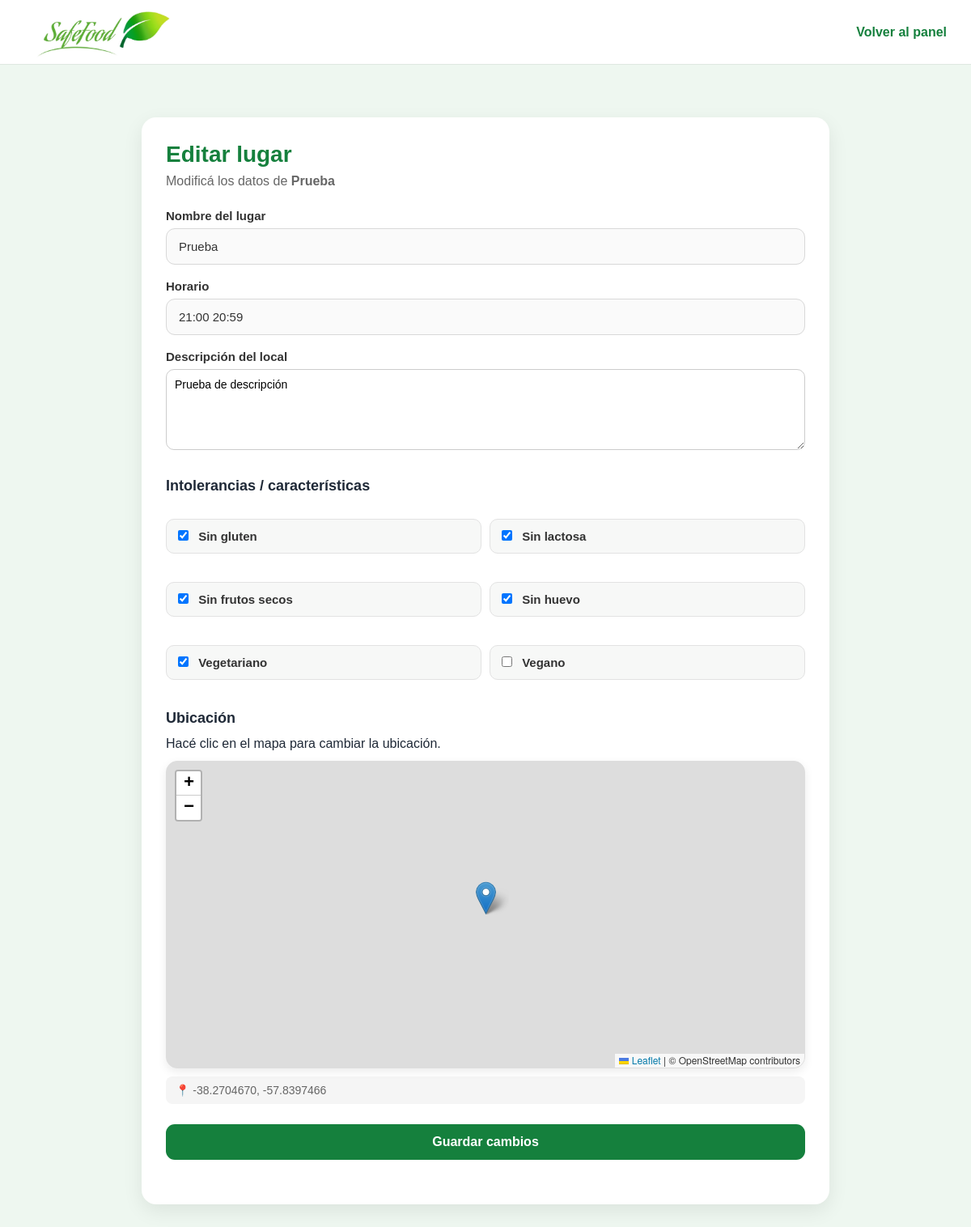
The app's page /admin/editar-lugar.php?id=1 (signed in) with its own data.
### tables this page shows
CREATE TABLE `lugares` (
  `id` int(11) NOT NULL,
  `id_empresa` int(11) DEFAULT NULL,
  `nombre` varchar(100) NOT NULL,
  `latitud` decimal(10,7) NOT NULL,
  `longitud` decimal(10,7) NOT NULL,
  `horario` varchar(100) NOT NULL,
  `descripcion` text DEFAULT NULL
);

CREATE TABLE `intolerancias` (
  `id` int(11) NOT NULL,
  `nombre` varchar(50) NOT NULL
);

### admin/editar-lugar.php (the view, shortened to what this page needs)
<?php
$conexion = new mysqli("localhost", "root", "", "safefood");
$conexion->set_charset("utf8mb4");
$id = intval($_GET["id"] ?? 0);
$stmt = $conexion->prepare(
    "SELECT id, nombre, latitud, longitud, horario, descripcion
     FROM lugares
     WHERE id = ?"
);
$stmt->bind_param("i", $id);
$stmt->execute();
$resultado = $stmt->get_result();
$lugar = $resultado->fetch_assoc();
$intoleranciasSeleccionadas = [];
$stmtInt = $conexion->prepare(
    "SELECT id_intolerancia
     FROM lugar_intolerancia
     WHERE id_lugar = ?"
);
$stmtInt->bind_param("i", $id);
$stmtInt->execute();
$resultadoInt = $stmtInt->get_result();
while ($fila = $resultadoInt->fetch_assoc()) {
    $intoleranciasSeleccionadas[] = $fila["id_intolerancia"];
}
$resultadoTodas = $conexion->query(
    "SELECT id, nombre
     FROM intolerancias
     ORDER BY id ASC"
);
?>
<!DOCTYPE html>
<html lang="es">
<head>
    <link rel="stylesheet" href="../style.css">
    <link
        rel="stylesheet"
        href="https://unpkg.com/leaflet@1.9.4/dist/leaflet.css"
    >
</head>
<body>
<header class="barra">
    <div class="logo">
        <img src="../img/logo.jpeg" alt="SafeFood">
    </div>
    <a href="panel.php" class="volver">
         Volver al panel
    </a>
</header>
<main class="pagina-agregar">
    <section class="formulario-lugar">
        <h1> Editar lugar</h1>
        <p>
            Modificá los datos de
            <strong><?= htmlspecialchars($lugar["nombre"]) ?></strong>
        </p>
        <form id="formularioEditar">
            <label for="nombre">
                 Nombre del lugar
            </label>
            <input
                type="text"
                id="nombre"
                value="<?= htmlspecialchars($lugar["nombre"]) ?>"
                required
            >
            <label for="horario">
                 Horario
            </label>
            <input
                type="text"
                id="horario"
                value="<?= htmlspecialchars($lugar["horario"]) ?>"
                required
            >
            <label for="descripcion">
                 Descripción del local
            </label>
            <textarea
                id="descripcion"
                maxlength="1000"
                placeholder="Describí brevemente el local para ayudar a reconocerlo..."
            ><?= htmlspecialchars($lugar["descripcion"] ?? "") ?></textarea>
            <h3> Intolerancias / características</h3>
            <div class="intolerancias-form">
                <?php while ($intolerancia = $resultadoTodas->fetch_assoc()): ?>
                    <label>
                        <input
                            type="checkbox"
                            name="intolerancias"
                            value="<?= $intolerancia["id"] ?>"
                            <?= in_array(
                                $intolerancia["id"],
                                $intoleranciasSeleccionadas
                            ) ? "checked" : "" ?>
                        >
                        <?= htmlspecialchars($intolerancia["nombre"]) ?>
                    </label>
                <?php endwhile; ?>
            </div>
            <h3> Ubicación</h3>
            <p>
                Hacé clic en el mapa para cambiar la ubicación.
            </p>
            <div id="mapaEditar"></div>
            <p id="coordenadasEditar"></p>
            <button
                type="submit"
                class="boton-guardar"
            >
                 Guardar cambios
            </button>
        </form>
    </section>
</main>
</body>
</html>

### style.css (style rules this page uses)
html, body { margin: 0; min-height: 100%; overflow-x: hidden; }
* { box-sizing: border-box; margin: 0; padding: 0; }
body { font-family: Arial, sans-serif; background-color: #eef7f0; color: #1f2937; height: 100vh; }
.barra { height: 80px; background-color: white; display: flex; align-items: center; justify-content: space-between; padding: 0 30px; border-bottom: 1px solid #dfe7e1; position: relative; z-index: 1000; }
.logo { font-size: 25px; font-weight: bold; color: #15803d; white-space: nowrap; }
main { height: calc(100vh - 80px); }
.pagina-agregar { min-height: calc(100vh - 80px); display: flex; justify-content: center; align-items: flex-start; padding: 30px 20px; box-sizing: border-box; }
.formulario-lugar { width: 100%; max-width: 600px; background-color: white; padding: 30px; border-radius: 15px; box-shadow: 0 5px 20px rgba(0, 0, 0, 0.08); box-sizing: border-box; margin-bottom: 30px; }
.formulario-lugar h1 { color: #15803d; margin-bottom: 8px; }
.formulario-lugar>p { color: #6b7280; margin-bottom: 25px; }
.boton-guardar { width: 100%; padding: 13px; border: none; border-radius: 8px; background-color: #15803d; color: white; font-size: 16px; font-weight: bold; cursor: pointer; }
.volver { text-decoration: none; color: #15803d; font-weight: bold; }
.logo img { height: 75px; width: 189px; display: block; }
.formulario-lugar { max-width: 850px; margin: 35px auto; padding: 30px; background: #ffffff; border-radius: 18px; box-shadow: 0 8px 25px rgba(0, 0, 0, 0.08); }
.formulario-lugar h1 { margin-top: 0; margin-bottom: 8px; font-size: 28px; }
.formulario-lugar>p { color: #666; margin-bottom: 25px; }
.formulario-lugar label { display: block; margin-top: 18px; margin-bottom: 7px; font-weight: 600; }
.formulario-lugar input[type="text"] { width: 100%; box-sizing: border-box; padding: 12px 14px; border: 1px solid #d7d7d7; border-radius: 10px; font-size: 15px; outline: none; transition: border-color 0.2s, box-shadow 0.2s; }
.formulario-lugar h3 { margin-top: 30px; margin-bottom: 12px; font-size: 18px; }
.intolerancias-form { display: grid; grid-template-columns: repeat(2, 1fr); gap: 10px; margin-top: 12px; }
.intolerancias-form label { margin: 0; padding: 12px 14px; background: #f7f8f7; border: 1px solid #e2e2e2; border-radius: 10px; cursor: pointer; font-weight: normal; transition: background 0.2s, border-color 0.2s, transform 0.15s; }
.intolerancias-form input { margin-right: 8px; }
#mapaEditar { width: 100%; height: 380px; margin-top: 12px; border-radius: 14px; overflow: hidden; border: 1px solid #ddd; box-shadow: 0 4px 12px rgba(0, 0, 0, 0.08); }
#coordenadasEditar { margin: 10px 0 0; padding: 9px 12px; background: #f5f5f5; border-radius: 8px; color: #666; font-size: 14px; }
.formulario-lugar .boton-guardar { display: block; width: 100%; margin-top: 25px; padding: 13px; border: none; border-radius: 10px; font-size: 16px; font-weight: bold; cursor: pointer; transition: transform 0.15s, box-shadow 0.15s; }
.formulario-lugar form { margin-top: 25px; }
.formulario-lugar form label { display: block; margin: 18px 0 7px; font-size: 15px; font-weight: 600; color: #333; }
.formulario-lugar form input[type="text"], .formulario-lugar form input[type="email"], .formulario-lugar form input[type="password"] { width: 100%; box-sizing: border-box; padding: 13px 15px; border: 1px solid #d8d8d8; border-radius: 11px; background: #fafafa; font-size: 15px; color: #333; outline: none; transition: border-color 0.2s, box-shadow 0.2s, background 0.2s; }
.formulario-lugar form input::placeholder { color: #aaa; }
.formulario-lugar form .boton-guardar { margin-top: 25px; width: 100%; padding: 13px 18px; border: none; border-radius: 11px; font-size: 16px; font-weight: 700; cursor: pointer; transition: transform 0.15s, box-shadow 0.15s, opacity 0.15s; }
#descripcion { width: 100%; min-height: 100px; box-sizing: border-box; padding: 10px; border: 1px solid #ccc; border-radius: 10px; resize: vertical; font-family: inherit; font-size: 14px; }

### records on screen
lugares: nombre "Prueba", horario "21:00 20:59", descripcion "Prueba de descripción"
intolerancias: intolerancias "☑", nombre "Sin gluten"
intolerancias: intolerancias "☑", nombre "Sin lactosa"
intolerancias: intolerancias "☑", nombre "Sin frutos secos"
intolerancias: intolerancias "☑", nombre "Sin huevo"
intolerancias: intolerancias "☑", nombre "Vegetariano"
intolerancias: nombre "Vegano"
